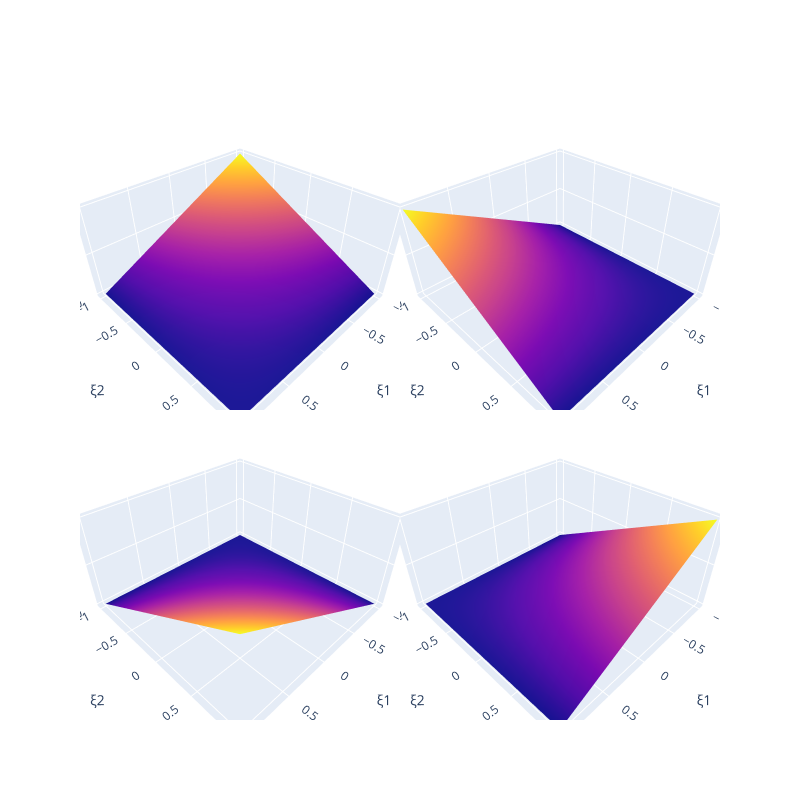

Here is the notebook cell this chart was saved with:
### Markdown cell above
## Shape functions of a quadrilateral element

### Code cell
# Define a quadrilateral element
quad = Quad1()

# Define the domain
x1 = torch.linspace(-1, 1, steps=100)
x2 = torch.linspace(-1, 1, steps=100)
x = torch.stack(torch.meshgrid(x1, x2, indexing="xy"), dim=2)

# Plot the shape functions
fig = make_subplots(
    rows=2,
    cols=2,
    horizontal_spacing=0.0,
    vertical_spacing=0.0,
    specs=[
        [{"type": "surface"}, {"type": "surface"}],
        [{"type": "surface"}, {"type": "surface"}],
    ],
)
fig.add_trace(go.Surface(z=quad.N(x)[..., 0], x=x1, y=x2), row=1, col=1)
fig.add_trace(go.Surface(z=quad.N(x)[..., 1], x=x1, y=x2), row=1, col=2)
fig.add_trace(go.Surface(z=quad.N(x)[..., 2], x=x1, y=x2), row=2, col=1)
fig.add_trace(go.Surface(z=quad.N(x)[..., 3], x=x1, y=x2), row=2, col=2)
fig.update_traces(showscale=False)
fig.update_layout(autosize=False, width=800, height=800)
fig.update_scenes(
    xaxis_title_text="ξ1", yaxis_title_text="ξ2", zaxis_title_text="N(ξ,η)"
)
fig.show()
